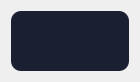
<?xml version="1.0" encoding="UTF-8"?>
<ui version="4.0">
 <class>Form</class>
 <widget class="QWidget" name="Form">
  <property name="geometry">
   <rect>
    <x>0</x>
    <y>0</y>
    <width>140</width>
    <height>78</height>
   </rect>
  </property>
  <property name="maximumSize">
   <size>
    <width>140</width>
    <height>16777215</height>
   </size>
  </property>
  <property name="windowTitle">
   <string>Form</string>
  </property>
  <layout class="QGridLayout" name="gridLayout">
   <item row="0" column="0">
    <widget class="QFrame" name="lineFrame">
     <property name="minimumSize">
      <size>
       <width>0</width>
       <height>60</height>
      </size>
     </property>
     <property name="maximumSize">
      <size>
       <width>16777215</width>
       <height>60</height>
      </size>
     </property>
     <property name="styleSheet">
      <string notr="true">background-color: rgb(26, 32, 50);
border-radius: 10px;
</string>
     </property>
     <property name="frameShape">
      <enum>QFrame::StyledPanel</enum>
     </property>
     <property name="frameShadow">
      <enum>QFrame::Raised</enum>
     </property>
     <layout class="QHBoxLayout" name="horizontalLayout">
      <property name="spacing">
       <number>0</number>
      </property>
      <property name="leftMargin">
       <number>10</number>
      </property>
      <property name="topMargin">
       <number>0</number>
      </property>
      <property name="rightMargin">
       <number>10</number>
      </property>
      <property name="bottomMargin">
       <number>0</number>
      </property>
      <item>
       <widget class="QLineEdit" name="textEdit">
        <property name="minimumSize">
         <size>
          <width>0</width>
          <height>60</height>
         </size>
        </property>
        <property name="maximumSize">
         <size>
          <width>16777215</width>
          <height>100</height>
         </size>
        </property>
        <property name="font">
         <font>
          <pointsize>8</pointsize>
          <weight>75</weight>
          <bold>true</bold>
         </font>
        </property>
        <property name="styleSheet">
         <string notr="true">QLineEdit
{
color: rgb(255, 255, 255);
border-radius: 10px;
text-align: center;
padding: 10px;
}
</string>
        </property>
        <property name="text">
         <string/>
        </property>
        <property name="readOnly">
         <bool>true</bool>
        </property>
        <property name="cursorMoveStyle">
         <enum>Qt::LogicalMoveStyle</enum>
        </property>
        <property name="clearButtonEnabled">
         <bool>false</bool>
        </property>
       </widget>
      </item>
      <item>
       <widget class="QPushButton" name="deleteButton">
        <property name="maximumSize">
         <size>
          <width>35</width>
          <height>35</height>
         </size>
        </property>
        <property name="toolTip">
         <string>Delete item</string>
        </property>
        <property name="styleSheet">
         <string notr="true">QPushButton
{
background-color: rgb(26, 32, 50);
color: rgb(255, 255, 255);
border-radius: 10px;
text-align: center;
padding: 10px;
}

QPushButton:hover
{
background-color: rgb(36, 42, 59);
color: rgb(255, 255, 255);
border-radius: 10px;
text-align: center;
padding: 10px;
}
</string>
        </property>
        <property name="text">
         <string/>
        </property>
        <property name="icon">
         <iconset>
          <activeoff>:/icons/delete.ico</activeoff>
         </iconset>
        </property>
        <property name="iconSize">
         <size>
          <width>20</width>
          <height>20</height>
         </size>
        </property>
       </widget>
      </item>
     </layout>
    </widget>
   </item>
  </layout>
 </widget>
 <resources>
  <include location="../assets/resource.qrc"/>
 </resources>
 <connections/>
</ui>
